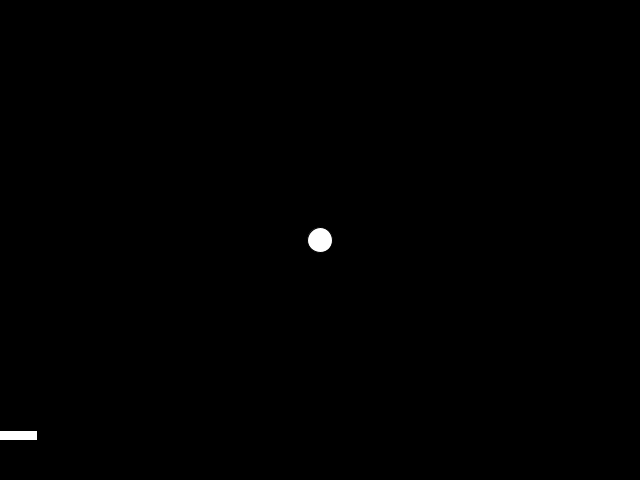
Frame 1 (no input)
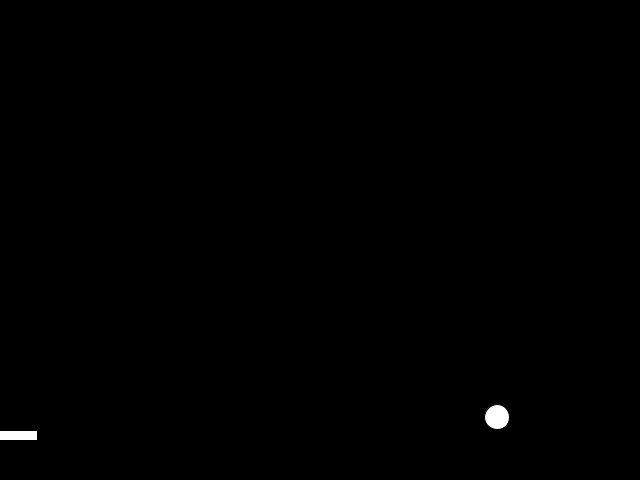
Frame 60 (the mouse pressed at the canvas centre just before this capture)
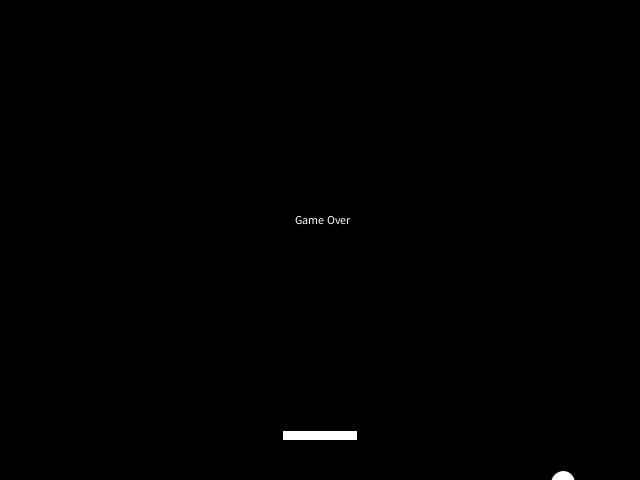
Frame 120 (the mouse held since frame 60 and released just before this capture)

The Processing sketch that drew these frames (run headless with seeded random() and noise(); from frame 60 on, the mouse is pressed at the canvas centre):

// Processing sketch: processing_43121
// ── processing_43121.pde

float ballxPos = 320;
float ballyPos = 240;

int ballxDir =1;
int ballyDir =1;

int ballxSpeed = 3;
int ballySpeed = 3;


float paddleStart;
float paddleEnd;

String GameOver;

void setup() {

  size (640, 480);
  smooth();
}

void draw() {

  background(0);

  // Ball Creation

  ellipse(ballxPos, ballyPos, 25, 25);

  // Paddle Creation

  rect( mouseX-37.5, height-50, 75, 10);

  // Ball Motion Control

  ballxPos= ballxPos + (ballxSpeed * ballxDir);  
  ballyPos= ballyPos + (ballySpeed * ballyDir);

  if (ballxPos>width) {
    ballxDir*=-1;
  }

  if (ballxPos<0) {
    ballxDir*=-1;
  }

  if (ballyPos<0) {
    ballyDir*=-1;
  }

  // Paddle Detection


  paddleStart = mouseX - 37.5;
  paddleEnd = mouseX + 37.5;


  if (ballyPos >= height-60 

    && paddleStart < ballxPos 

    && paddleEnd > ballxPos) {

    ballyDir*=-1;
  }

  if (ballyPos > height) {

    String s = "Game Over";
    text(s, width/2-25, height/2-25, 200, 200);
    ballyDir=0;
    ballxDir=0;
  }
}
